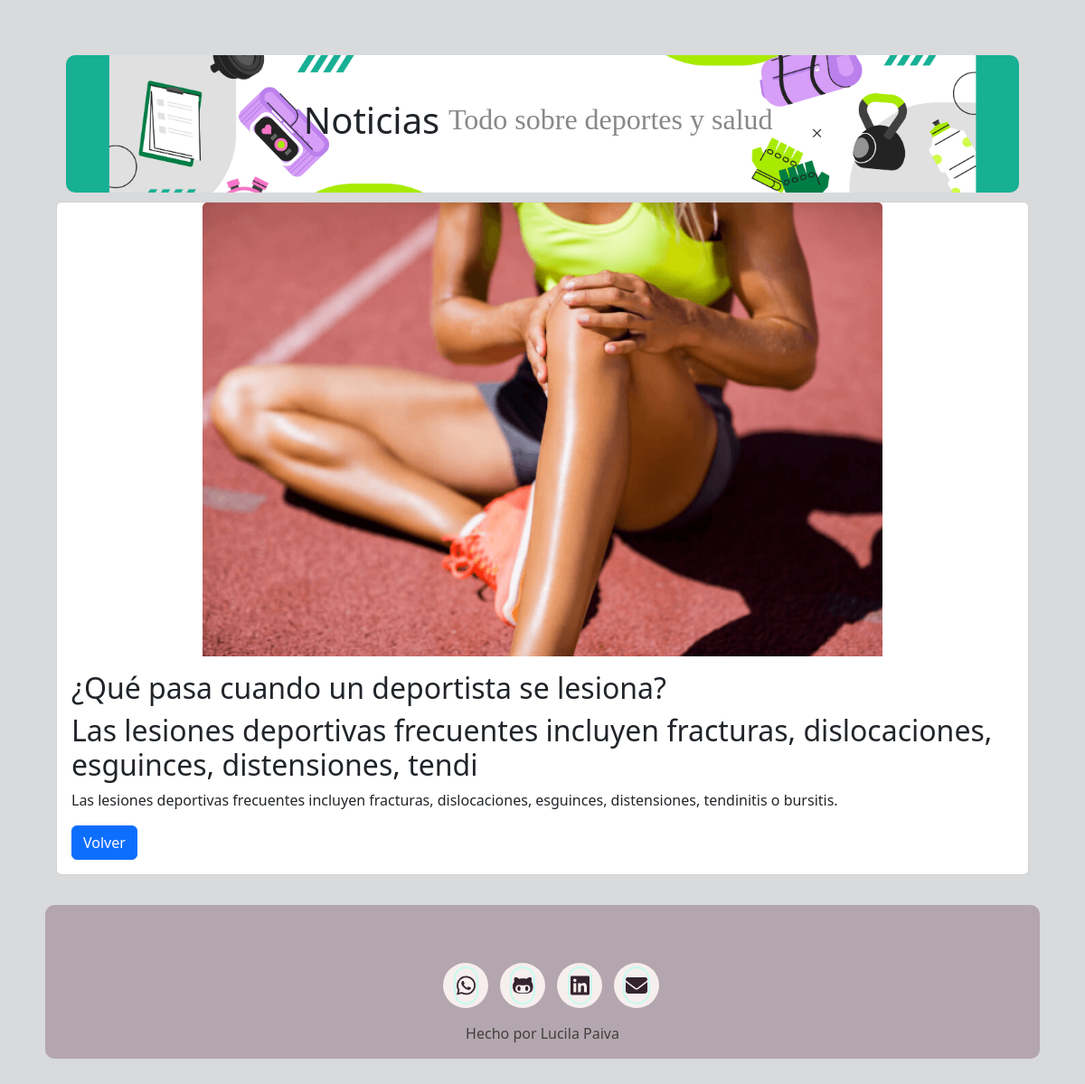
The app's page /ver_noticia.php?id_noticia=33 with its own data.
### tables this page shows
CREATE TABLE `noticias` (
  `id_noticia` int(11) NOT NULL,
  `id_usuario` int(11) NOT NULL,
  `titulo` text NOT NULL,
  `copete` text NOT NULL,
  `cuerpo` text NOT NULL,
  `imagen` varchar(255) NOT NULL,
  `fecha` date NOT NULL,
  `categoria` varchar(30) NOT NULL
);

### ver_noticia.php (the view, shortened to what this page needs)
<!DOCTYPE html>
<html lang="es">
<head>
    <link href="lib/bootstrap-5.3.2/css/bootstrap.min.css" rel="stylesheet">
    <link rel="stylesheet" type="text/css" href="admin/css/styles.css">
    <link rel="stylesheet" type="text/css" href="admin/css/footerstyles.css">
</head>
<body>
    <div class="container-fluid">
        <header class="my-header">
        <div class="my-titulo">
            <h1>Noticias</h1>
            <h2 class="my-h2">Todo sobre deportes y salud</h2>
        </div>
    </header>
        <?php
        extract($_REQUEST);
        require("admin/conexion.php");
        $conexion = mysqli_connect($server_db, $usuario_db, $password_db)
            or die("No se puede conectar con el servidor");
        mysqli_select_db($conexion, $base_db)
            or die("No se puede seleccionar la base de datos");
        $instruccion = "select * from noticias  where id_noticia=".$id_noticia;
        $consulta = mysqli_query($conexion, $instruccion) or die("no puedo consultar");
            $resultado = mysqli_fetch_array($consulta);
            print('
                <div class="">
                    <div class="card">
                        <img src="imagenes_subidas/'.$resultado['imagen'].'" class="card-img-top mx-auto d-block" alt="'.$resultado['titulo'].'" style="max-width: 70%; height: 70%;">
                        <div class="card-body">
                            <h2 class="card-title">'.$resultado['titulo'].'</h2>
                            <h2 class="card-text">'.substr($resultado['copete'],0,100).'</h2>
                            <p class="card-text">'.substr($resultado['copete'],0,500).'</p>
                            <a href="javascript:history.back()" class="btn btn-primary">Volver</a>
                        </div>
                     </div>
                </div>
            ');
        ?>
        </div>
    <footer title="Footer">
        <div class="social-media-footer">
            <ul class="social-media-footer-list">
                <li class="social-media-footer-enlaces">
                    <a aria-label="Boton a whatsapp" title="Boton a whatsapp" href="https://wa.me/+1135256303"
                        target="_blank" rel="noopener noreferrer" class="icono-final"><i
                            class="fa-brands fa-whatsapp"></i></a>
                </li>
                <li class="social-media-footer-enlaces">
                    <a aria-label="Boton a Github" title="Boton a Github" href="https://github.com/LucilaPaiva"
                        target="_blank" rel="noopener noreferrer" class="icono-final"><i
                            class="fa-brands fa-github-alt"></i></a>
                </li>
                <li class="social-media-footer-enlaces">
                    <a aria-label="Boton a Linkedin" title="Boton a Linkedin"
                        href="https://www.linkedin.com/in/lucila-paiva/" target="_blank" rel="noopener noreferrer"
                        class="icono-final"><i class="fa-brands fa-linkedin"></i></a>
                </li>
                <li class="social-media-footer-enlaces">
                    <a aria-label="Boton a mail" title="Boton a mail" href="mailto:lucil.paiva@gmail.com"
                        target="_blank" rel="noopener noreferrer" class="icono-final"><i
                            class="fa-solid fa-envelope"></i></a>
                </li>
            </ul>
        </div>
        <div class="final-love-container">
            <p class="final-love">Hecho por Lucila Paiva</p>
        </div>
    </footer>
</body>
</html>

### admin/css/styles.css (style rules this page uses)
body { background-color: #d8dadb; padding: 50px; }
.my-header { background-image: url('../../images/9411842.jpg'); background-size: cover; background-position: center; background-repeat: no-repeat; border-radius: 10px; padding: 4%; margin:1%; }
.my-titulo { display:flex; align-items:center; justify-content:center; }
.my-h2 { color:rgb(138, 135, 135); font-family: cursive; padding: 1%; }

### admin/css/footerstyles.css (style rules this page uses)
footer { width: 100%; background-color: rgb(180 166 174); display: flex; flex-direction: column; align-items: center; justify-content: center; padding-top: 3em; border-radius: 10px; margin-top: 3%; }
.social-media-footer { display: flex; align-items: center; justify-content: center; }
.social-media-footer-list { display: flex; padding-top: 1em; }
.social-media-footer-enlaces { list-style: none; height: 50px; width: 50px; display: flex; justify-content: center; align-items: center; margin-right: 0.8em; border-radius: 50%; background-color: #f7eeee; }
.icono-final { color: rgb(51, 35, 44); font-size: 1.5em; padding: 2%; border: solid 2px #c5fcee; transition-duration: 1s; border-radius: 2em; }
.final-love-container { display: flex; }
.final-love { color: rgb(65 65 60);; font-size: 1em; }

### records on screen
noticias: imagen (picture), titulo "¿Qué pasa cuando un deportista se lesiona?", copete "Las lesiones deportivas frecuentes incluyen fracturas, dislocaciones, esguinces, distensiones, tendi", copete "Las lesiones deportivas frecuentes incluyen fracturas, dislocaciones, esguinces, distensiones, tendinitis o bursitis."
